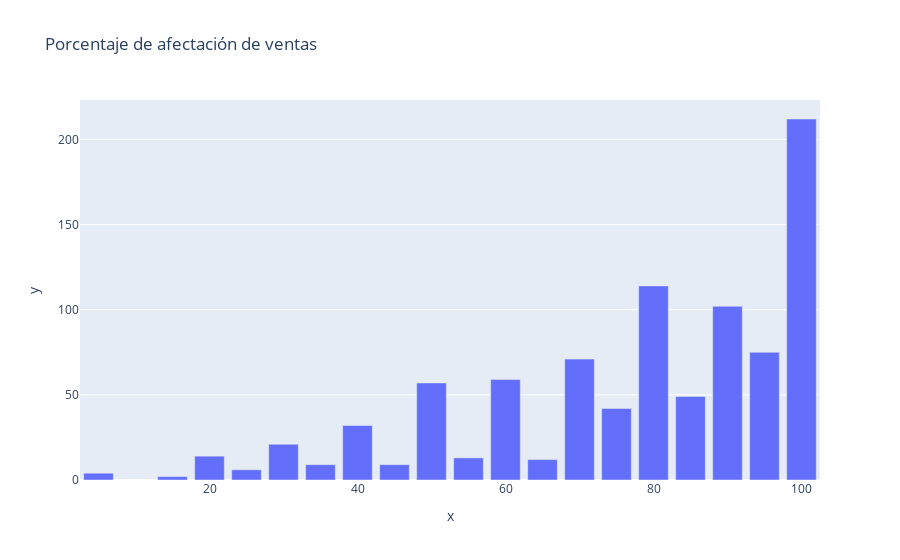

Source (notebook cell):
### Code cell
# grafica de porcentaje de ventas
import numpy as np
ventas = list(df['ventas_porcentaje'])
ventas =list(filter(lambda a: a != 997, ventas))
ventas =list(filter(lambda a: a != 998, ventas))
ventas =list(filter(lambda a: a != 999, ventas))

a = Counter(ventas)
f =sorted(list(a.items()))

labels, values = zip(*f)
indexes = np.arange(len(labels))
width = 0.8


fig = px.bar(values,x=labels, y=values, title = 'Porcentaje de afectación de ventas')
fig.show()

### Figure 1 — Plotly figure (JSON) as saved in the notebook; plotly's stock layout.template omitted (floating-point values rounded to 4 significant figures)
{"data": [{"alignmentgroup": "True", "hovertemplate": "x=%{x}<br>y=%{y}<extra></extra>", "legendgroup": "", "marker": {"color": "#636efa"}, "name": "", "offsetgroup": "", "orientation": "v", "showlegend": false, "textposition": "auto", "type": "bar", "x": [5, 15, 20, 25, 30, 35, 40, 45, 50, 55, 60, 65, 70, 75, 80, 85, 90, 95, 100], "xaxis": "x", "y": [4, 2, 14, 6, 21, 9, 32, 9, 57, 13, 59, 12, 71, 42, 114, 49, 102, 75, 212], "yaxis": "y"}], "layout": {"barmode": "relative", "legend": {"tracegroupgap": 0}, "title": {"text": "Porcentaje de afectación de ventas"}, "xaxis": {"anchor": "y", "domain": [0, 1], "title": {"text": "x"}}, "yaxis": {"anchor": "x", "domain": [0, 1], "title": {"text": "y"}}}}
